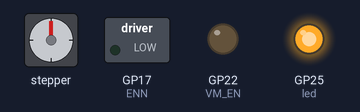
Bench run of a program on a simulated Raspberry Pi Pico running MicroPython. Shown: stepper motor, switched loads named in the program (green lamp = pin HIGH), output pins drawn as LEDs (lit = HIGH). The stepper is drawn at 200 steps a turn; pins used as bus, display or sensor lines are not drawn.

Above: at 1.55 s.
At 2.05 s:
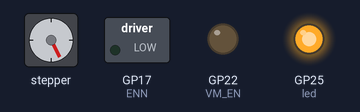
At 2.6 s:
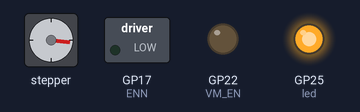
At 3.7 s:
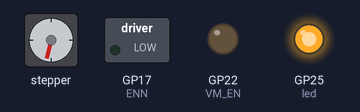
At 5.5 s:
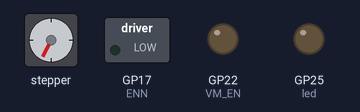
At 7.3 s:
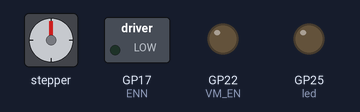
Timing chart, 0 to 9.3 s (numbered marks = the images above):
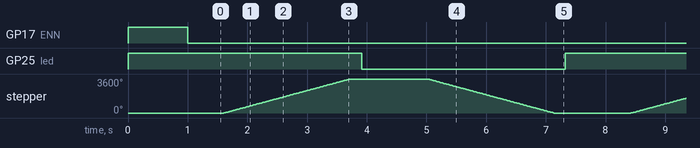

The program:

TMC2209_SDcontrol_GPO.py
```python
#-----------------------------------------------
# Raspberry pico specific function library calls
#-----------------------------------------------
from machine import Pin
from machine import Pin, PWM
from machine import Pin, UART
from time import sleep
#import gc

#------------------------------------------------------------------------
# MOTOR DRIVER TMC2209 BOARD: Pin configuration and initial value setting
#------------------------------------------------------------------------
led = Pin("LED", Pin.OUT, value=1)      # RPI pico LED (toggles per direction change
VM_EN = Pin(22, Pin.OUT, value=1)       # Main motor Voltage, initial state OFF, value: '0'=ON '1'=OFF
VCCIO_EN = Pin(10, Pin.OUT, value=0)    # IO motor voltage, initial state OFF, value: '1'=ON '0'=OFF
INT_STEP = Pin(20, Pin.OUT, value=0)    # Motor step pin, manual pulse, initial state '0'
INT_DIR = Pin(21, Pin.OUT, value=0)     # Motor direction pin,  initial state '0', value: '0'=CCW '1'=CW
MS2 = Pin(18, Pin.OUT, value=0)         # Motor stepsize select pin,  initial state '0'
MS1 = Pin(16, Pin.OUT, value=0)         # Motor direction pin,  initial state '0'
ENN = Pin(17, Pin.OUT, value=1)         # Motor enable pin,  initial state OFF, value: '1'=OFF '0'=ON
gdelay = 0.5                            # global dalay 1/2 second
stepdelay = 0.2                         # step delay 0.2 seconds
loopdelay = 1                           # loop dalay 1 seconds

#-------------------------------------------------------------------
# BOARD INITIALISATION PARAMETERS
# Enable VM
# Enable VCCIO
# Enable motor
# Microstepping setting: "MS1..MS2"
# "00" = 1/8 step
# "10" = 1/16 step (recommended for very quiet & smooth performance)
# "01" = 1/32 step
# "11" = 1/64 step
#-------------------------------------------------------------------
VM_EN.value(0)
#led.toggle()
sleep(gdelay)
VCCIO_EN.value(1)
#led.toggle()
sleep(gdelay)
ENN.value(0)
MS1.value(1)
MS2.value(0)
#led.toggle()
sleep(gdelay)

#-----------------------------------------------
# Manual stepping: motor "ticks" sometimes
#-----------------------------------------------
def step_motor(steps, delay_us=500):
    for _ in range(steps):
        INT_STEP.value(1)
        sleep(delay_us / 1_000_000)
        INT_STEP.value(0)
        sleep(delay_us / 1_000_000)

# ---- Test loop ----

while True:
    #print("Forward")
    INT_DIR.value(1)
    sleep(0.1)
    step_motor(2000, 500)   # adjust for speed, 2000 steps
    sleep(stepdelay)
    led.toggle()
    sleep(loopdelay)

    #print("Reverse")
    INT_DIR.value(0)
    sleep(0.1)
    step_motor(2000, 500)   # adjust for speed, 2000 steps
    sleep(stepdelay)
    led.toggle()
    sleep(loopdelay)


    #gc.disable          # clean memory
```

Measured:
- by itself, GP25 (led): alternates HIGH for 3.4 s and LOW for 3.4 s
- by itself, stepper: turns 3600° clockwise in 2.1 s, then 3600° counter-clockwise in 2.1 s, repeating every 6.8 s
